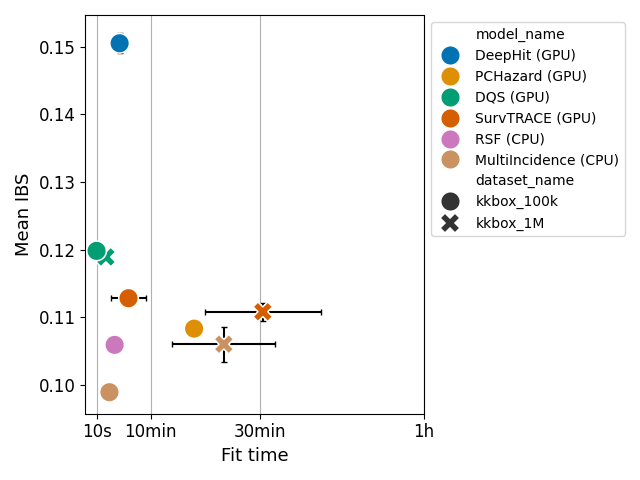

Source code (Python):
# %%
import json
from pathlib import Path
import numpy as np
import pandas as pd
import seaborn as sns
from matplotlib import pyplot as plt


model_remaming = {
    "gbmi": "MultiIncidence (CPU)",
    "survtrace": "SurvTRACE (GPU)",
    "deephit": "DeepHit (GPU)",
    "sumonet": "SumoNet (GPU)",
    "dqs": "DQS (GPU)",
    "han-nll": "Han et al. (nll) (GPU)",
    "han-bll_game": "Han et al. (nll_game) (GPU)",
    "sksurv_boosting": "Gradient Boosting Survival (CPU)",
    "random_survival_forest": "RSF (CPU)",
    "pchazard": "PCHazard (GPU)",
}
include_datasets = ["kkbox_100k", "kkbox_1M"]
metric = "ibs"

filename = "figure_rebutal_kkbox.png"

path_scores = Path("../scores/agg/")
results = []

for path_model in path_scores.glob("*"):
    model_name = path_model.name
    if not model_name in list(model_remaming):
        continue
    for path_dataset in path_model.glob("*"):
        dataset_name = path_dataset.name.split(".")[0]
        if not dataset_name in include_datasets:
            continue
        agg_result = json.load(open(path_dataset))
        
        results.append(
            dict(
                mean_fit_time=agg_result["mean_fit_time"],
                std_fit_time=agg_result["std_fit_time"],
                mean_ibs=agg_result["event_specific_ibs"][0]["mean_ibs"],
                std_ibs=agg_result["event_specific_ibs"][0]["std_ibs"],
                model_name=model_name,
                dataset_name=dataset_name,
            )
        )

df = pd.DataFrame(results)
df["model_name"] = df["model_name"].map(model_remaming)

order = {
    "DeepHit (GPU)": 0,
    "PCHazard (GPU)": 1,
#    "Han et al. (nll)": 2,
#    "Han et al. (bll_game)": 3,
    "DQS (GPU)": 4,
#    "SumoNet": 5,
    "SurvTRACE (GPU)": 6,
    "RSF (CPU)": 7,
#    "Gradient Boosting Survival": 8, 
    "MultiIncidence (CPU)": 9,
}

df["order"] = df["model_name"].map(order)
df = df.sort_values("order").drop("order", axis=1)

palette = dict(
    zip(
        list(order),
        sns.color_palette("colorblind", n_colors=len(order))
    )
)

c = "black"
plt.errorbar(
    x=df["mean_fit_time"],
    y=df["mean_ibs"],
    yerr=df['std_ibs'],
    fmt='none',
    c=c,
    capsize = 2,
)
plt.errorbar(
    x=df["mean_fit_time"],
    xerr=df['std_fit_time'],
    y=df["mean_ibs"],
    fmt='none',
    c=c,
    capsize = 2,
)
ax = sns.scatterplot(
    df,
    x="mean_fit_time",
    y="mean_ibs",
    hue="model_name",
    #hue_order=hue_order,
    style="dataset_name",
    s=200,
    palette=palette,
    zorder=10,
    alpha=1
)

ch = ax.get_children()

#ax.set_xscale("log")
ticks = [10, 10 * 60, 30 * 60, 60 * 60]
labels = ["10s", "10min", "30min", "1h"]
ax.set_xticks(ticks, labels=labels, fontsize=12)
plt.yticks(fontsize=12)

ax.set_xlabel("Fit time", fontsize=13)
ax.set_ylabel("Mean IBS", fontsize=13)

ax.grid(axis="x")

sns.move_legend(ax, "upper left", bbox_to_anchor=(1, 1))
plt.tight_layout()
plt.savefig(filename)

# %%
